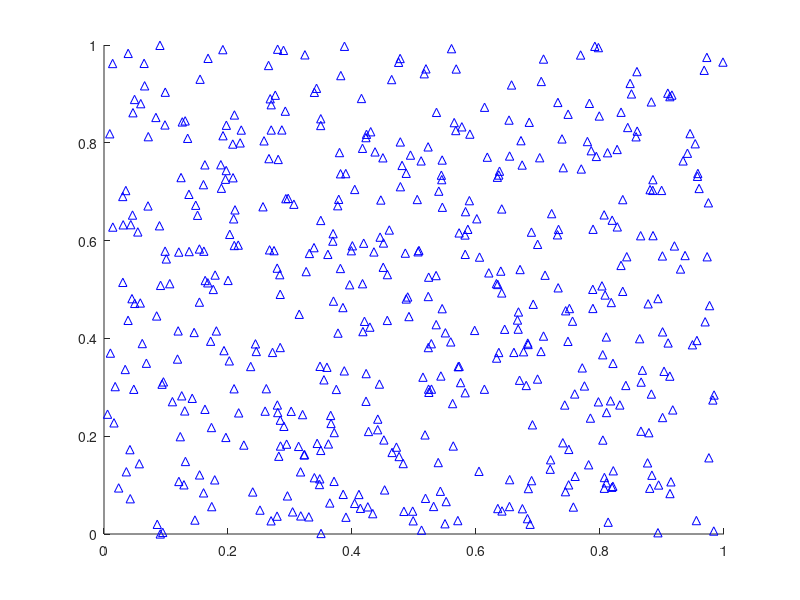

This figure's MATLAB source: (Note: this script raises an error after producing the figure.)
amount=500;
dataset=rand(amount,2);
dataset=[ones(amount,1) dataset];
logo='yok^g.r*msbp';
hold on;
% dataset=[46,11;15,38;4,37;12,32;16,38;43,12;11,31;50,21;36,11;17,12;31,15;55,13;30,10;6,30;44,15;36,11;16,33;9,34;2,10;54,12;35,13;43,12;10,36;13,31;56,15;15,14;25,25;51,14;7,37;7,34;34,11;55,11;16,30;19,12;24,32;3,8;34,15;18,12;3,13;10,15;35,16;12,12;54,14;4,39;49,23;7,37;33,32;13,40;34,24;13,37;5,36;38,15;41,31;37,10;2,15;3,13;2,8;47,23;16,12;10,32;45,12;6,14;4,12;31,25;35,14;50,10;7,38;11,34;12,33;8,38;13,34;52,14;13,35;5,4;49,15;9,10;8,12;11,33;56,11;4,35;33,15;56,13;47,24;45,15;25,25;49,14;16,4;27,25;48,12;7,39;20,13;4,32;15,30;45,10;16,14;12,33;6,34;16,13;6,37;37,13;14,37;46,16;35,24;40,12;45,12;10,33;30,31;6,7;46,20;32,11;11,14;18,12;48,16;16,36;29,29;5,32;15,40;7,39;16,6;37,12;33,16;44,14;49,21;33,22;15,5;33,10;14,10;48,10;34,31;2,12;18,9;42,14;48,31;27,20;49,31;16,40;33,31;46,13;31,24;8,39;8,39;26,24;43,11;45,15;17,12;2,8;10,7;42,10;40,15;11,30;43,20;48,12;55,12;35,22;4,30;9,4;4,33;43,14;6,14;37,11;6,32;7,8;35,16;44,14;15,36;8,31;51,15;38,12;23,22;11,33;5,11;16,36;23,32;48,15;55,14;2,7;1,9;44,32;40,11;37,31;20,10;44,26];
% dataset=[ones(182,1) dataset];
K=6;
for j=1:length(dataset)
    plot(dataset(j,2),dataset(j,3),"b^");
end
pause(2)
%init centroid
centroid_point= dataset(unidrnd(amount),2:3);

%use the K-means++ theroy to generate the beginning centroid.

%init others centroid
for k=1:K-1
    %the max distance of centroid and point
    distance_l=0;
    for d_len=1:length(dataset)
        distance_s=10000;
        [c_r,c_c]=size(centroid_point);
        %find out the closet centroid
        for c_i= 1: c_r
           euler_d=norm(dataset(d_len,2:3)-centroid_point(c_i,:));
           if euler_d<distance_s
               distance_s=euler_d;
           end
        end
        %find out the furthest point among the closet set.
        if distance_l<distance_s
            centroid_point(k+1,:)=dataset(d_len,2:3);
            distance_l=distance_s;
        end
    end
end

% assign the point to the cluster
dataset=k_means_assign_point(dataset,centroid_point);
% generate new centroid points
centroid_point=k_means_generate_centroid(dataset,centroid_point);
for j1=1:length(dataset)
        plot(dataset(j1,2),dataset(j1,3),logo(dataset(j1,1)*2-1:dataset(j1,1)*2));
end

for i =1:50
    pause(0.1);
    cla;
    % assign the point to the cluster
    dataset=k_means_assign_point(dataset,centroid_point);
    % generate new centroid points
    centroid_point=k_means_generate_centroid(dataset,centroid_point);
    for j=1:length(dataset)
        plot(dataset(j,2),dataset(j,3),logo(dataset(j,1)*2-1:dataset(j,1)*2));
    end
end

for c= 1:K
    plot(centroid_point(c,1),centroid_point(c,2),'black+')
end

